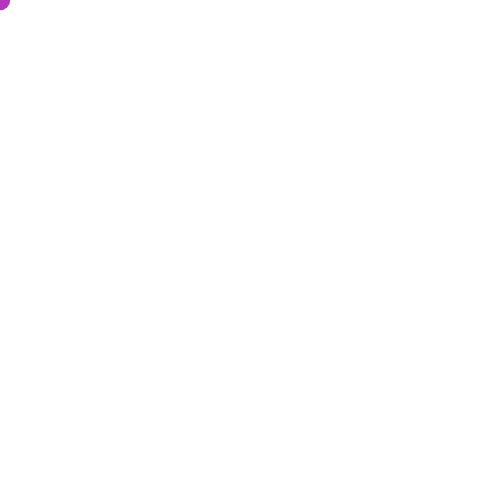
Frame 1 (no input)
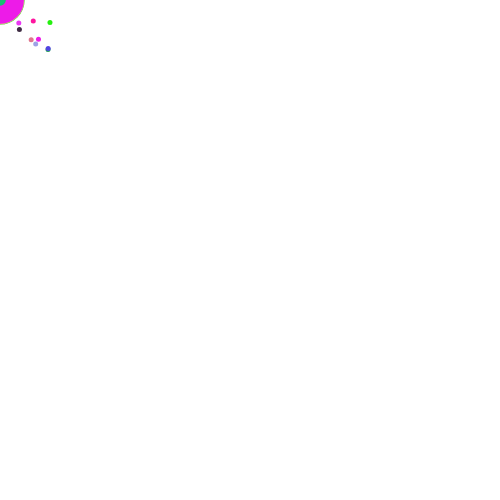
Frame 60 (no input)
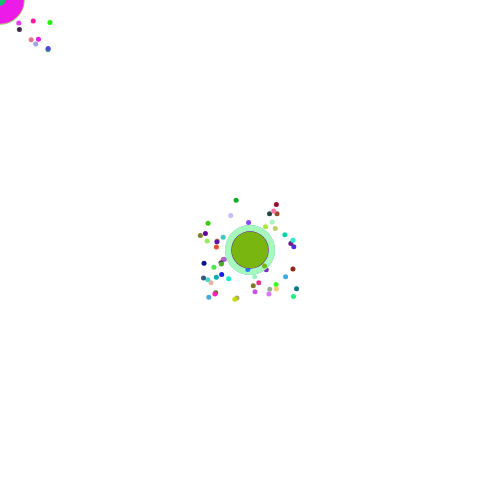
Frame 120 (the mouse pressed at the canvas centre since frame 60)

The p5.js sketch that drew these frames (run headless with seeded random() and noise() and a simulated clock; from frame 60 on, the mouse is pressed at the canvas centre):

// p5.js sketch
// ── sketch.js

function setup() {
  createCanvas(500, 500);
  background(255);
}

function draw() {
  let palette = ['red', 'turquoise', 'blue', 'purple'];
  fill(random(255), random(255), random(255));
  // background(0, 0, 255, 5);
  noStroke();
  // fill(255);
  ellipse(mouseX, mouseY, random(5, 50));

  // fill(255);
  ellipse(mouseX+random(-50, 50), mouseY+random(-50, 50), 5);
  
}
